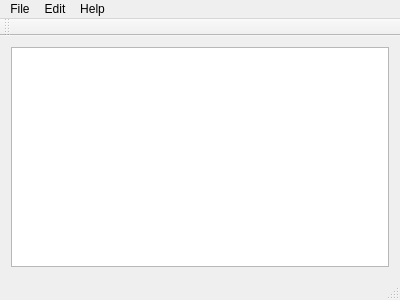
<?xml version="1.0" encoding="UTF-8"?>
<ui version="4.0">
 <class>MainWindow</class>
 <widget class="QMainWindow" name="MainWindow">
  <property name="geometry">
   <rect>
    <x>0</x>
    <y>0</y>
    <width>400</width>
    <height>300</height>
   </rect>
  </property>
  <property name="windowTitle">
   <string>MainWindow</string>
  </property>
  <widget class="QWidget" name="centralWidget">
   <layout class="QVBoxLayout" name="verticalLayout">
    <item>
     <widget class="QTextEdit" name="textEdit"/>
    </item>
   </layout>
  </widget>
  <widget class="QMenuBar" name="menuBar">
   <property name="geometry">
    <rect>
     <x>0</x>
     <y>0</y>
     <width>400</width>
     <height>21</height>
    </rect>
   </property>
   <widget class="QMenu" name="menuFile">
    <property name="title">
     <string>File</string>
    </property>
    <addaction name="actionNew"/>
    <addaction name="actionOpen"/>
    <addaction name="separator"/>
    <addaction name="actionSave"/>
    <addaction name="actionSave_As"/>
    <addaction name="separator"/>
    <addaction name="actionExit"/>
   </widget>
   <widget class="QMenu" name="menuEdit">
    <property name="title">
     <string>Edit</string>
    </property>
    <addaction name="actionCut"/>
    <addaction name="actionCopy"/>
    <addaction name="actionPaste"/>
    <addaction name="separator"/>
    <addaction name="actionUndo"/>
    <addaction name="actionRedo"/>
    <addaction name="separator"/>
    <addaction name="actionFont"/>
    <addaction name="actionColour"/>
   </widget>
   <widget class="QMenu" name="menuHelp">
    <property name="title">
     <string>Help</string>
    </property>
    <addaction name="actionAbout_Allo_s_Notepad"/>
   </widget>
   <addaction name="menuFile"/>
   <addaction name="menuEdit"/>
   <addaction name="menuHelp"/>
  </widget>
  <widget class="QToolBar" name="mainToolBar">
   <attribute name="toolBarArea">
    <enum>TopToolBarArea</enum>
   </attribute>
   <attribute name="toolBarBreak">
    <bool>false</bool>
   </attribute>
  </widget>
  <widget class="QStatusBar" name="statusBar"/>
  <action name="actionNew">
   <property name="text">
    <string>New</string>
   </property>
  </action>
  <action name="actionOpen">
   <property name="text">
    <string>Open</string>
   </property>
  </action>
  <action name="actionSave">
   <property name="text">
    <string>Save</string>
   </property>
  </action>
  <action name="actionSave_As">
   <property name="text">
    <string>Save As</string>
   </property>
  </action>
  <action name="actionExit">
   <property name="text">
    <string>Exit</string>
   </property>
  </action>
  <action name="actionCut">
   <property name="text">
    <string>Cut</string>
   </property>
  </action>
  <action name="actionCopy">
   <property name="text">
    <string>Copy</string>
   </property>
  </action>
  <action name="actionPaste">
   <property name="text">
    <string>Paste</string>
   </property>
  </action>
  <action name="actionUndo">
   <property name="text">
    <string>Undo</string>
   </property>
  </action>
  <action name="actionRedo">
   <property name="text">
    <string>Redo</string>
   </property>
  </action>
  <action name="actionAbout_Allo_s_Notepad">
   <property name="text">
    <string>About Allo's Notepad</string>
   </property>
  </action>
  <action name="actionFont">
   <property name="text">
    <string>Font</string>
   </property>
  </action>
  <action name="actionColour">
   <property name="text">
    <string>Colour</string>
   </property>
  </action>
 </widget>
 <layoutdefault spacing="6" margin="11"/>
 <resources/>
 <connections/>
</ui>
